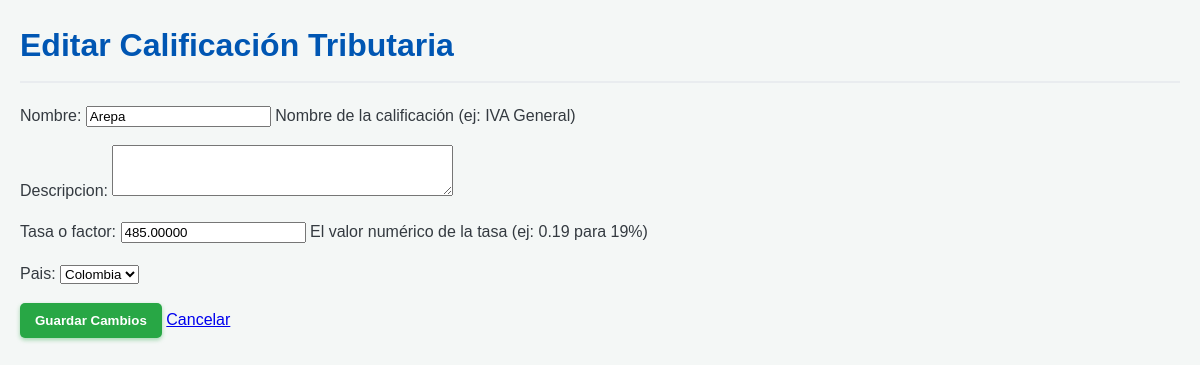
/Conversor/clasificacion/editar/3/ (signed in), run on the app's committed database.
### miapp/models.py (models this page shows, shortened)
class CalificacionTributaria(models.Model):
    nombre = models.CharField(max_length=100,
                              help_text="Nombre de la calificación (ej: IVA General)")
    descripcion = models.TextField(blank=True, null=True)
    tasa_o_factor = models.DecimalField(
        max_digits=10,
        decimal_places=5,
        help_text="El valor numérico de la tasa (ej: 0.19 para 19%)"
    )
    pais = models.ForeignKey(Pais, on_delete=models.CASCADE)
    class Meta:
        verbose_name = "Calificación Tributaria"
        verbose_name_plural = "Calificaciones Tributarias"
        unique_together = ('nombre', 'pais')

class Pais(models.Model):
    nombre = models.CharField(max_length=50, unique=True)
    codigo_iso = models.CharField(max_length=3, unique=True,
                                  help_text="Código ISO (ej: CHL)")
    moneda = models.ForeignKey(Moneda, on_delete=models.SET_NULL, null=True, blank=True)
    class Meta:
        verbose_name = "País"
        verbose_name_plural = "Países"
    def __str__(self):
        return self.nombre

### miapp/views.py (the view)
# urls.py: path('clasificacion/editar/<int:pk>/', views.clasificacion_editar, name='clasificacion_editar'),
@login_required
def clasificacion_editar(request, pk):
    item = get_object_or_404(CalificacionTributaria, pk=pk)
    if request.method == 'POST':
        form = CalificacionTributariaForm(request.POST, instance=item)
        if form.is_valid():
            form.save() # Guarda los cambios en el item existente
            return redirect('clasificacion_lista')
    else:
        form = CalificacionTributariaForm(instance=item)
    contexto = {
        'form': form
    }
    return render(request, 'clasificaciones_crear.html', contexto)

### miapp/forms.py
class CalificacionTributariaForm(forms.ModelForm):
    class Meta:
        model = CalificacionTributaria
        fields = ['nombre', 'descripcion', 'tasa_o_factor', 'pais']
        widgets = {
            'nombre': forms.TextInput(attrs={'class': 'form-control'}),
            'descripcion': forms.Textarea(attrs={'class': 'form-control', 'rows': 3}),
            'tasa_o_factor': forms.NumberInput(attrs={'class': 'form-control', 'step': '0.01'}),
            'pais': forms.Select(attrs={'class': 'form-select'}),
        }

### templates/clasificaciones_crear.html (shortened to what this page needs)
{% load static %}
<link rel="stylesheet" href="{% static 'Calificaciones_tributaria.css' %}">
<div class="contenedor-formulario">
    {% if form.instance.pk %}
        <h1>Editar Calificación Tributaria</h1>
    {% else %}
        <h1>Crear Nueva Calificación Tributaria</h1>
    {% endif %}
    <form method="POST" class="formulario-estilizado">
        <div class="campos-formulario">
            {{ form.as_p }}
        </div>
        <div class="acciones-formulario">
            <button type="submit" class="btn btn-primario">
                {% if form.instance.pk %}
                    Guardar Cambios
                {% else %}
                    Crear Calificación
                {% endif %}
            </button>
            <a href="{% url 'clasificacion_lista' %}" class="btn-cancelar">
                Cancelar
            </a>
        </div>
    </form>
</div>

### miapp/static/Calificaciones_tributaria.css (style rules this page uses)
h1 { color: #0056b3; border-bottom: 2px solid #e9ecef; padding-bottom: 10px; margin-bottom: 20px; font-weight: 600; }
.btn { display: inline-block; padding: 10px 15px; text-decoration: none; border-radius: 5px; font-weight: bold; transition: background-color 0.3s ease, transform 0.1s ease; border: none; cursor: pointer; }
.btn-primario { background-color: #28a745; color: white; box-shadow: 0 2px 4px rgba(40, 167, 69, 0.4); }

### data on the page
CalificacionTributaria: nombre "Arepa", tasa_o_factor "485.00000", pais "Colombia"
